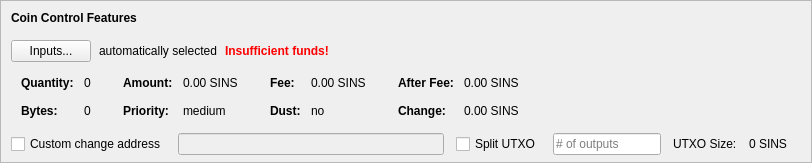
    <widget class="QFrame" name="frameCoinControl">
     <property name="sizePolicy">
      <sizepolicy hsizetype="Expanding" vsizetype="Expanding">
       <horstretch>0</horstretch>
       <verstretch>0</verstretch>
      </sizepolicy>
     </property>
     <property name="maximumSize">
      <size>
       <width>16777215</width>
       <height>16777215</height>
      </size>
     </property>
     <property name="frameShape">
      <enum>QFrame::StyledPanel</enum>
     </property>
     <property name="frameShadow">
      <enum>QFrame::Sunken</enum>
     </property>
     <layout class="QVBoxLayout" name="verticalLayoutCoinControl2">
      <property name="spacing">
       <number>0</number>
      </property>
      <property name="leftMargin">
       <number>0</number>
      </property>
      <property name="topMargin">
       <number>0</number>
      </property>
      <property name="rightMargin">
       <number>0</number>
      </property>
      <property name="bottomMargin">
       <number>6</number>
      </property>
      <item>
       <layout class="QVBoxLayout" name="verticalLayoutCoinControl" stretch="0,0,0,0,1">
        <property name="spacing">
         <number>0</number>
        </property>
        <property name="leftMargin">
         <number>10</number>
        </property>
        <property name="topMargin">
         <number>10</number>
        </property>
        <item>
         <layout class="QHBoxLayout" name="horizontalLayoutCoinControl1">
          <property name="bottomMargin">
           <number>15</number>
          </property>
          <item>
           <widget class="QLabel" name="labelCoinControlFeatures">
            <property name="sizePolicy">
             <sizepolicy hsizetype="Preferred" vsizetype="Maximum">
              <horstretch>0</horstretch>
              <verstretch>0</verstretch>
             </sizepolicy>
            </property>
            <property name="font">
             <font>
              <weight>75</weight>
              <bold>true</bold>
             </font>
            </property>
            <property name="styleSheet">
             <string notr="true">font-weight:bold;</string>
            </property>
            <property name="text">
             <string>Coin Control Features</string>
            </property>
           </widget>
          </item>
         </layout>
        </item>
        <item>
         <layout class="QHBoxLayout" name="horizontalLayoutCoinControl2" stretch="0,0,0,0">
          <property name="spacing">
           <number>8</number>
          </property>
          <property name="bottomMargin">
           <number>10</number>
          </property>
          <item>
           <widget class="QPushButton" name="pushButtonCoinControl">
            <property name="styleSheet">
             <string notr="true"/>
            </property>
            <property name="text">
             <string>Inputs...</string>
            </property>
            <property name="autoDefault">
             <bool>false</bool>
            </property>
           </widget>
          </item>
          <item>
           <widget class="QLabel" name="labelCoinControlAutomaticallySelected">
            <property name="text">
             <string>automatically selected</string>
            </property>
            <property name="margin">
             <number>5</number>
            </property>
           </widget>
          </item>
          <item>
           <widget class="QLabel" name="labelCoinControlInsuffFunds">
            <property name="font">
             <font>
              <weight>75</weight>
              <bold>true</bold>
             </font>
            </property>
            <property name="styleSheet">
             <string notr="true">color:red;font-weight:bold;</string>
            </property>
            <property name="text">
             <string>Insufficient funds!</string>
            </property>
            <property name="margin">
             <number>5</number>
            </property>
           </widget>
          </item>
          <item>
           <spacer name="horizontalSpacerCoinControl">
            <property name="orientation">
             <enum>Qt::Horizontal</enum>
            </property>
            <property name="sizeHint" stdset="0">
             <size>
              <width>40</width>
              <height>1</height>
             </size>
            </property>
           </spacer>
          </item>
         </layout>
        </item>
        <item>
         <widget class="QWidget" name="widgetCoinControl" native="true">
          <property name="sizePolicy">
           <sizepolicy hsizetype="Preferred" vsizetype="Preferred">
            <horstretch>0</horstretch>
            <verstretch>0</verstretch>
           </sizepolicy>
          </property>
          <property name="minimumSize">
           <size>
            <width>0</width>
            <height>0</height>
           </size>
          </property>
          <property name="styleSheet">
           <string notr="true"/>
          </property>
          <layout class="QHBoxLayout" name="horizontalLayoutCoinControl5">
           <property name="leftMargin">
            <number>0</number>
           </property>
           <property name="topMargin">
            <number>0</number>
           </property>
           <property name="rightMargin">
            <number>0</number>
           </property>
           <property name="bottomMargin">
            <number>0</number>
           </property>
           <item>
            <layout class="QHBoxLayout" name="horizontalLayoutCoinControl3" stretch="0,0,0,1">
             <property name="spacing">
              <number>20</number>
             </property>
             <property name="topMargin">
              <number>0</number>
             </property>
             <property name="bottomMargin">
              <number>10</number>
             </property>
             <item>
              <layout class="QFormLayout" name="formLayoutCoinControl1">
               <property name="horizontalSpacing">
                <number>10</number>
               </property>
               <property name="verticalSpacing">
                <number>14</number>
               </property>
               <property name="leftMargin">
                <number>10</number>
               </property>
               <property name="topMargin">
                <number>4</number>
               </property>
               <property name="rightMargin">
                <number>6</number>
               </property>
               <item row="0" column="0">
                <widget class="QLabel" name="labelCoinControlQuantityText">
                 <property name="font">
                  <font>
                   <weight>75</weight>
                   <bold>true</bold>
                  </font>
                 </property>
                 <property name="text">
                  <string>Quantity:</string>
                 </property>
                 <property name="margin">
                  <number>0</number>
                 </property>
                </widget>
               </item>
               <item row="0" column="1">
                <widget class="QLabel" name="labelCoinControlQuantity">
                 <property name="cursor">
                  <cursorShape>IBeamCursor</cursorShape>
                 </property>
                 <property name="contextMenuPolicy">
                  <enum>Qt::ActionsContextMenu</enum>
                 </property>
                 <property name="text">
                  <string notr="true">0</string>
                 </property>
                 <property name="margin">
                  <number>0</number>
                 </property>
                 <property name="textInteractionFlags">
                  <set>Qt::LinksAccessibleByMouse|Qt::TextSelectableByKeyboard|Qt::TextSelectableByMouse</set>
                 </property>
                </widget>
               </item>
               <item row="1" column="0">
                <widget class="QLabel" name="labelCoinControlBytesText">
                 <property name="font">
                  <font>
                   <weight>75</weight>
                   <bold>true</bold>
                  </font>
                 </property>
                 <property name="text">
                  <string>Bytes:</string>
                 </property>
                </widget>
               </item>
               <item row="1" column="1">
                <widget class="QLabel" name="labelCoinControlBytes">
                 <property name="cursor">
                  <cursorShape>IBeamCursor</cursorShape>
                 </property>
                 <property name="contextMenuPolicy">
                  <enum>Qt::ActionsContextMenu</enum>
                 </property>
                 <property name="text">
                  <string notr="true">0</string>
                 </property>
                 <property name="textInteractionFlags">
                  <set>Qt::LinksAccessibleByMouse|Qt::TextSelectableByKeyboard|Qt::TextSelectableByMouse</set>
                 </property>
                </widget>
               </item>
              </layout>
             </item>
             <item>
              <layout class="QFormLayout" name="formLayoutCoinControl2">
               <property name="horizontalSpacing">
                <number>10</number>
               </property>
               <property name="verticalSpacing">
                <number>14</number>
               </property>
               <property name="leftMargin">
                <number>6</number>
               </property>
               <property name="topMargin">
                <number>4</number>
               </property>
               <property name="rightMargin">
                <number>6</number>
               </property>
               <item row="0" column="0">
                <widget class="QLabel" name="labelCoinControlAmountText">
                 <property name="font">
                  <font>
                   <weight>75</weight>
                   <bold>true</bold>
                  </font>
                 </property>
                 <property name="text">
                  <string>Amount:</string>
                 </property>
                 <property name="margin">
                  <number>0</number>
                 </property>
                </widget>
               </item>
               <item row="0" column="1">
                <widget class="QLabel" name="labelCoinControlAmount">
                 <property name="cursor">
                  <cursorShape>IBeamCursor</cursorShape>
                 </property>
                 <property name="contextMenuPolicy">
                  <enum>Qt::ActionsContextMenu</enum>
                 </property>
                 <property name="text">
                  <string notr="true">0.00 SINS</string>
                 </property>
                 <property name="textInteractionFlags">
                  <set>Qt::LinksAccessibleByMouse|Qt::TextSelectableByKeyboard|Qt::TextSelectableByMouse</set>
                 </property>
                </widget>
               </item>
               <item row="1" column="0">
                <widget class="QLabel" name="labelCoinControlPriorityText">
                 <property name="font">
                  <font>
                   <weight>75</weight>
                   <bold>true</bold>
                  </font>
                 </property>
                 <property name="text">
                  <string>Priority:</string>
                 </property>
                </widget>
               </item>
               <item row="1" column="1">
                <widget class="QLabel" name="labelCoinControlPriority">
                 <property name="cursor">
                  <cursorShape>IBeamCursor</cursorShape>
                 </property>
                 <property name="contextMenuPolicy">
                  <enum>Qt::ActionsContextMenu</enum>
                 </property>
                 <property name="text">
                  <string>medium</string>
                 </property>
                 <property name="textInteractionFlags">
                  <set>Qt::LinksAccessibleByMouse|Qt::TextSelectableByKeyboard|Qt::TextSelectableByMouse</set>
                 </property>
                </widget>
               </item>
              </layout>
             </item>
             <item>
              <layout class="QFormLayout" name="formLayoutCoinControl3">
               <property name="horizontalSpacing">
                <number>10</number>
               </property>
               <property name="verticalSpacing">
                <number>14</number>
               </property>
               <property name="leftMargin">
                <number>6</number>
               </property>
               <property name="topMargin">
                <number>4</number>
               </property>
               <property name="rightMargin">
                <number>6</number>
               </property>
               <item row="0" column="0">
                <widget class="QLabel" name="labelCoinControlFeeText">
                 <property name="font">
                  <font>
                   <weight>75</weight>
                   <bold>true</bold>
                  </font>
                 </property>
                 <property name="text">
                  <string>Fee:</string>
                 </property>
                 <property name="margin">
                  <number>0</number>
                 </property>
                </widget>
               </item>
               <item row="0" column="1">
                <widget class="QLabel" name="labelCoinControlFee">
                 <property name="cursor">
                  <cursorShape>IBeamCursor</cursorShape>
                 </property>
                 <property name="contextMenuPolicy">
                  <enum>Qt::ActionsContextMenu</enum>
                 </property>
                 <property name="text">
                  <string notr="true">0.00 SINS</string>
                 </property>
                 <property name="textInteractionFlags">
                  <set>Qt::LinksAccessibleByMouse|Qt::TextSelectableByKeyboard|Qt::TextSelectableByMouse</set>
                 </property>
                </widget>
               </item>
               <item row="1" column="0">
                <widget class="QLabel" name="labelCoinControlLowOutputText">
                 <property name="font">
                  <font>
                   <weight>75</weight>
                   <bold>true</bold>
                  </font>
                 </property>
                 <property name="text">
                  <string>Dust:</string>
                 </property>
                </widget>
               </item>
               <item row="1" column="1">
                <widget class="QLabel" name="labelCoinControlLowOutput">
                 <property name="cursor">
                  <cursorShape>IBeamCursor</cursorShape>
                 </property>
                 <property name="contextMenuPolicy">
                  <enum>Qt::ActionsContextMenu</enum>
                 </property>
                 <property name="text">
                  <string>no</string>
                 </property>
                 <property name="textInteractionFlags">
                  <set>Qt::LinksAccessibleByMouse|Qt::TextSelectableByKeyboard|Qt::TextSelectableByMouse</set>
                 </property>
                </widget>
               </item>
              </layout>
             </item>
             <item>
              <layout class="QFormLayout" name="formLayoutCoinControl4">
               <property name="horizontalSpacing">
                <number>10</number>
               </property>
               <property name="verticalSpacing">
                <number>14</number>
               </property>
               <property name="leftMargin">
                <number>6</number>
               </property>
               <property name="topMargin">
                <number>4</number>
               </property>
               <property name="rightMargin">
                <number>6</number>
               </property>
               <item row="0" column="0">
                <widget class="QLabel" name="labelCoinControlAfterFeeText">
                 <property name="font">
                  <font>
                   <weight>75</weight>
                   <bold>true</bold>
                  </font>
                 </property>
                 <property name="text">
                  <string>After Fee:</string>
                 </property>
                 <property name="margin">
                  <number>0</number>
                 </property>
                </widget>
               </item>
               <item row="0" column="1">
                <widget class="QLabel" name="labelCoinControlAfterFee">
                 <property name="cursor">
                  <cursorShape>IBeamCursor</cursorShape>
                 </property>
                 <property name="contextMenuPolicy">
                  <enum>Qt::ActionsContextMenu</enum>
                 </property>
                 <property name="text">
                  <string notr="true">0.00 SINS</string>
                 </property>
                 <property name="textInteractionFlags">
                  <set>Qt::LinksAccessibleByMouse|Qt::TextSelectableByKeyboard|Qt::TextSelectableByMouse</set>
                 </property>
                </widget>
               </item>
               <item row="1" column="0">
                <widget class="QLabel" name="labelCoinControlChangeText">
                 <property name="font">
                  <font>
                   <weight>75</weight>
                   <bold>true</bold>
                  </font>
                 </property>
                 <property name="text">
                  <string>Change:</string>
                 </property>
                </widget>
               </item>
               <item row="1" column="1">
                <widget class="QLabel" name="labelCoinControlChange">
                 <property name="cursor">
                  <cursorShape>IBeamCursor</cursorShape>
                 </property>
                 <property name="contextMenuPolicy">
                  <enum>Qt::ActionsContextMenu</enum>
                 </property>
                 <property name="text">
                  <string notr="true">0.00 SINS</string>
                 </property>
                 <property name="textInteractionFlags">
                  <set>Qt::LinksAccessibleByMouse|Qt::TextSelectableByKeyboard|Qt::TextSelectableByMouse</set>
                 </property>
                </widget>
               </item>
              </layout>
             </item>
            </layout>
           </item>
          </layout>
         </widget>
        </item>
        <item>
         <layout class="QHBoxLayout" name="horizontalLayoutCoinControl4" stretch="0,0,0,0,0,0,0">
          <property name="spacing">
           <number>12</number>
          </property>
          <property name="sizeConstraint">
           <enum>QLayout::SetDefaultConstraint</enum>
          </property>
          <property name="topMargin">
           <number>5</number>
          </property>
          <property name="rightMargin">
           <number>5</number>
          </property>
          <item>
           <widget class="QCheckBox" name="checkBoxCoinControlChange">
            <property name="toolTip">
             <string>If this is activated, but the change address is empty or invalid, change will be sent to a newly generated address.</string>
            </property>
            <property name="text">
             <string>Custom change address</string>
            </property>
           </widget>
          </item>
          <item>
           <widget class="QValidatedLineEdit" name="lineEditCoinControlChange">
            <property name="enabled">
             <bool>false</bool>
            </property>
            <property name="sizePolicy">
             <sizepolicy hsizetype="Expanding" vsizetype="Fixed">
              <horstretch>0</horstretch>
              <verstretch>0</verstretch>
             </sizepolicy>
            </property>
           </widget>
          </item>
          <item>
           <widget class="QCheckBox" name="splitBlockCheckBox">
            <property name="text">
             <string>Split UTXO</string>
            </property>
           </widget>
          </item>
          <item>
           <widget class="QLineEdit" name="splitBlockLineEdit">
            <property name="sizePolicy">
             <sizepolicy hsizetype="Fixed" vsizetype="Fixed">
              <horstretch>50</horstretch>
              <verstretch>0</verstretch>
             </sizepolicy>
            </property>
            <property name="placeholderText">
             <string># of outputs</string>
            </property>
           </widget>
          </item>
          <item>
           <widget class="QLabel" name="labelBlockSizeText">
            <property name="text">
             <string>UTXO Size:</string>
            </property>
           </widget>
          </item>
          <item>
           <widget class="QLabel" name="labelBlockSize">
            <property name="text">
             <string>0 SINS</string>
            </property>
           </widget>
          </item>
          <item>
           <widget class="QLabel" name="labelCoinControlChangeLabel">
            <property name="sizePolicy">
             <sizepolicy hsizetype="Preferred" vsizetype="Expanding">
              <horstretch>0</horstretch>
              <verstretch>0</verstretch>
             </sizepolicy>
            </property>
            <property name="minimumSize">
             <size>
              <width>0</width>
              <height>0</height>
             </size>
            </property>
            <property name="text">
             <string/>
            </property>
            <property name="margin">
             <number>3</number>
            </property>
           </widget>
          </item>
         </layout>
        </item>
        <item>
         <spacer name="verticalSpacerCoinControl">
          <property name="orientation">
           <enum>Qt::Vertical</enum>
          </property>
          <property name="sizeHint" stdset="0">
           <size>
            <width>800</width>
            <height>1</height>
           </size>
          </property>
         </spacer>
        </item>
       </layout>
      </item>
     </layout>
    </widget>
